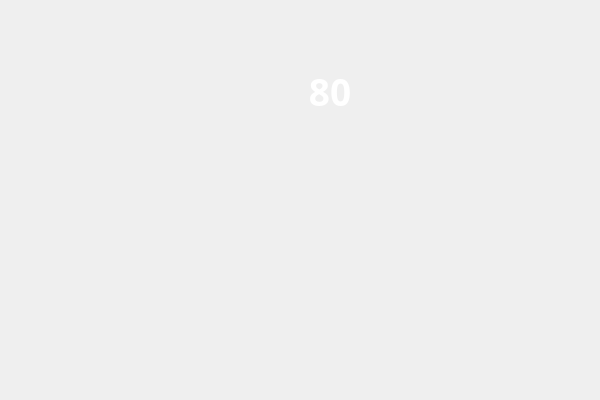
<?xml version="1.0" encoding="UTF-8"?>
<ui version="4.0">
 <class>CResultDisplayWidgetClass</class>
 <widget class="QWidget" name="CResultDisplayWidgetClass">
  <property name="geometry">
   <rect>
    <x>0</x>
    <y>0</y>
    <width>600</width>
    <height>400</height>
   </rect>
  </property>
  <property name="windowTitle">
   <string>CResultDisplayWidget</string>
  </property>
  <property name="styleSheet">
   <string notr="true">QFrame#verticalFrame{border-image:url(:/NXMotionTraining/images/result/twostar.png)}</string>
  </property>
  <layout class="QGridLayout" name="gridLayout">
   <property name="leftMargin">
    <number>0</number>
   </property>
   <property name="topMargin">
    <number>0</number>
   </property>
   <property name="rightMargin">
    <number>0</number>
   </property>
   <property name="bottomMargin">
    <number>0</number>
   </property>
   <property name="spacing">
    <number>0</number>
   </property>
   <item row="0" column="0">
    <widget class="QFrame" name="verticalFrame">
     <property name="styleSheet">
      <string notr="true"/>
     </property>
     <layout class="QVBoxLayout" name="verticalLayout">
      <item>
       <spacer name="verticalSpacer_2">
        <property name="orientation">
         <enum>Qt::Vertical</enum>
        </property>
        <property name="sizeType">
         <enum>QSizePolicy::Fixed</enum>
        </property>
        <property name="sizeHint" stdset="0">
         <size>
          <width>20</width>
          <height>30</height>
         </size>
        </property>
       </spacer>
      </item>
      <item>
       <layout class="QHBoxLayout" name="horizontalLayout">
        <item>
         <spacer name="horizontalSpacer">
          <property name="orientation">
           <enum>Qt::Horizontal</enum>
          </property>
          <property name="sizeHint" stdset="0">
           <size>
            <width>40</width>
            <height>20</height>
           </size>
          </property>
         </spacer>
        </item>
        <item>
         <spacer name="horizontalSpacer_3">
          <property name="orientation">
           <enum>Qt::Horizontal</enum>
          </property>
          <property name="sizeType">
           <enum>QSizePolicy::Fixed</enum>
          </property>
          <property name="sizeHint" stdset="0">
           <size>
            <width>60</width>
            <height>20</height>
           </size>
          </property>
         </spacer>
        </item>
        <item>
         <widget class="QLabel" name="score">
          <property name="minimumSize">
           <size>
            <width>80</width>
            <height>100</height>
           </size>
          </property>
          <property name="maximumSize">
           <size>
            <width>80</width>
            <height>100</height>
           </size>
          </property>
          <property name="font">
           <font>
            <family>黑体</family>
            <pointsize>28</pointsize>
            <weight>75</weight>
            <bold>true</bold>
           </font>
          </property>
          <property name="styleSheet">
           <string notr="true">border:none;
color:white;
</string>
          </property>
          <property name="text">
           <string notr="true">80</string>
          </property>
          <property name="alignment">
           <set>Qt::AlignCenter</set>
          </property>
         </widget>
        </item>
        <item>
         <spacer name="horizontalSpacer_2">
          <property name="orientation">
           <enum>Qt::Horizontal</enum>
          </property>
          <property name="sizeHint" stdset="0">
           <size>
            <width>40</width>
            <height>20</height>
           </size>
          </property>
         </spacer>
        </item>
       </layout>
      </item>
      <item>
       <spacer name="verticalSpacer">
        <property name="orientation">
         <enum>Qt::Vertical</enum>
        </property>
        <property name="sizeHint" stdset="0">
         <size>
          <width>20</width>
          <height>232</height>
         </size>
        </property>
       </spacer>
      </item>
     </layout>
    </widget>
   </item>
  </layout>
 </widget>
 <layoutdefault spacing="6" margin="11"/>
 <resources/>
 <connections/>
</ui>
